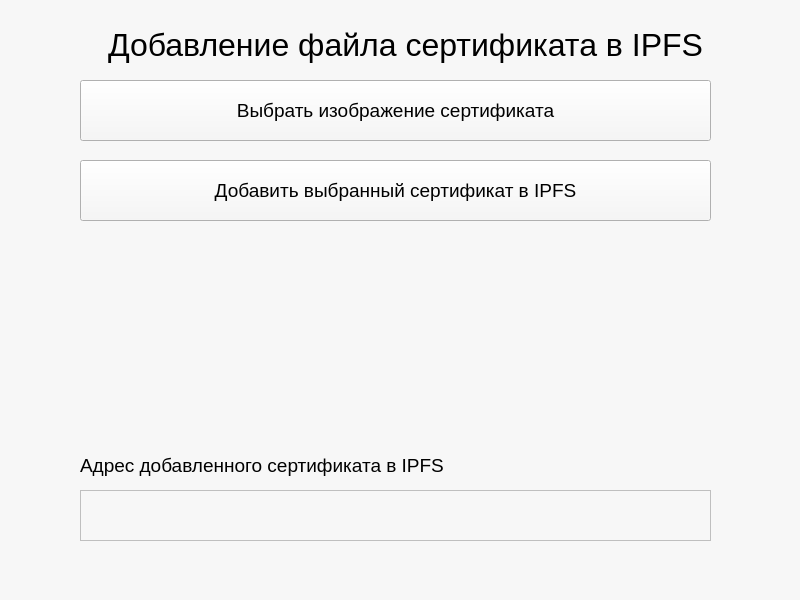
<?xml version="1.0" encoding="UTF-8"?>
<ui version="4.0">
 <class>MainWindow</class>
 <widget class="QMainWindow" name="MainWindow">
  <property name="geometry">
   <rect>
    <x>0</x>
    <y>0</y>
    <width>800</width>
    <height>600</height>
   </rect>
  </property>
  <property name="windowTitle">
   <string>MainWindow</string>
  </property>
  <property name="styleSheet">
   <string notr="true">background-color: rgb(247, 247, 247);</string>
  </property>
  <widget class="QWidget" name="centralwidget">
   <widget class="QLabel" name="label">
    <property name="geometry">
     <rect>
      <x>50</x>
      <y>10</y>
      <width>711</width>
      <height>71</height>
     </rect>
    </property>
    <property name="text">
     <string>&lt;html&gt;&lt;head/&gt;&lt;body&gt;&lt;p align=&quot;center&quot;&gt;&lt;span style=&quot; font-size:24pt;&quot;&gt;Добавление файла сертификата в IPFS&lt;/span&gt;&lt;/p&gt;&lt;/body&gt;&lt;/html&gt;</string>
    </property>
    <property name="textFormat">
     <enum>Qt::AutoText</enum>
    </property>
   </widget>
   <widget class="QPushButton" name="pushButton">
    <property name="geometry">
     <rect>
      <x>80</x>
      <y>80</y>
      <width>631</width>
      <height>61</height>
     </rect>
    </property>
    <property name="font">
     <font>
      <pointsize>14</pointsize>
     </font>
    </property>
    <property name="text">
     <string>Выбрать изображение сертификата</string>
    </property>
   </widget>
   <widget class="QTextBrowser" name="textBrowser">
    <property name="geometry">
     <rect>
      <x>80</x>
      <y>490</y>
      <width>631</width>
      <height>51</height>
     </rect>
    </property>
   </widget>
   <widget class="QPushButton" name="pushButton_2">
    <property name="geometry">
     <rect>
      <x>80</x>
      <y>160</y>
      <width>631</width>
      <height>61</height>
     </rect>
    </property>
    <property name="font">
     <font>
      <pointsize>14</pointsize>
     </font>
    </property>
    <property name="text">
     <string>Добавить выбранный сертификат в IPFS</string>
    </property>
   </widget>
   <widget class="QLabel" name="label_4">
    <property name="geometry">
     <rect>
      <x>80</x>
      <y>450</y>
      <width>391</width>
      <height>31</height>
     </rect>
    </property>
    <property name="font">
     <font>
      <pointsize>14</pointsize>
     </font>
    </property>
    <property name="text">
     <string>Адрес добавленного сертификата в IPFS</string>
    </property>
   </widget>
   <widget class="QLabel" name="label_2">
    <property name="geometry">
     <rect>
      <x>90</x>
      <y>240</y>
      <width>661</width>
      <height>211</height>
     </rect>
    </property>
    <property name="text">
     <string/>
    </property>
    <property name="pixmap">
     <pixmap>ipfs.png</pixmap>
    </property>
   </widget>
  </widget>
  <widget class="QMenuBar" name="menubar">
   <property name="geometry">
    <rect>
     <x>0</x>
     <y>0</y>
     <width>800</width>
     <height>22</height>
    </rect>
   </property>
  </widget>
  <widget class="QStatusBar" name="statusbar"/>
 </widget>
 <resources/>
 <connections/>
</ui>
